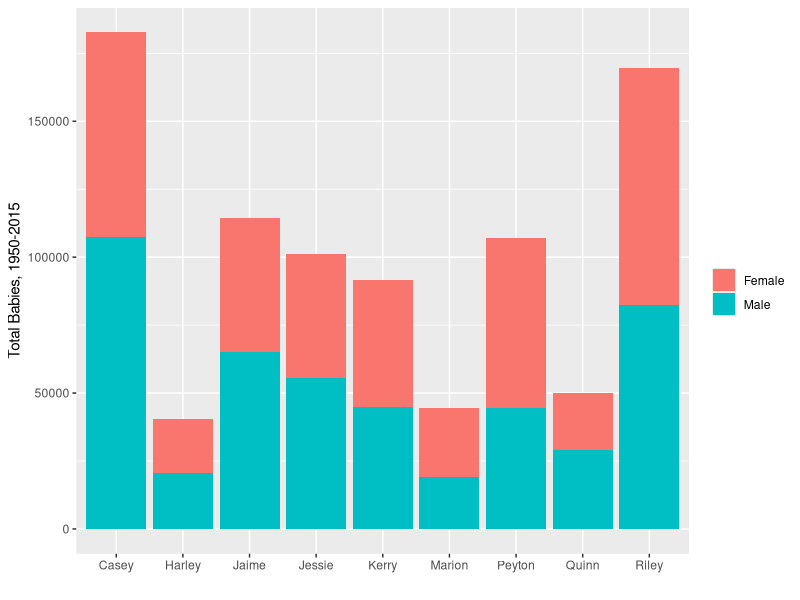
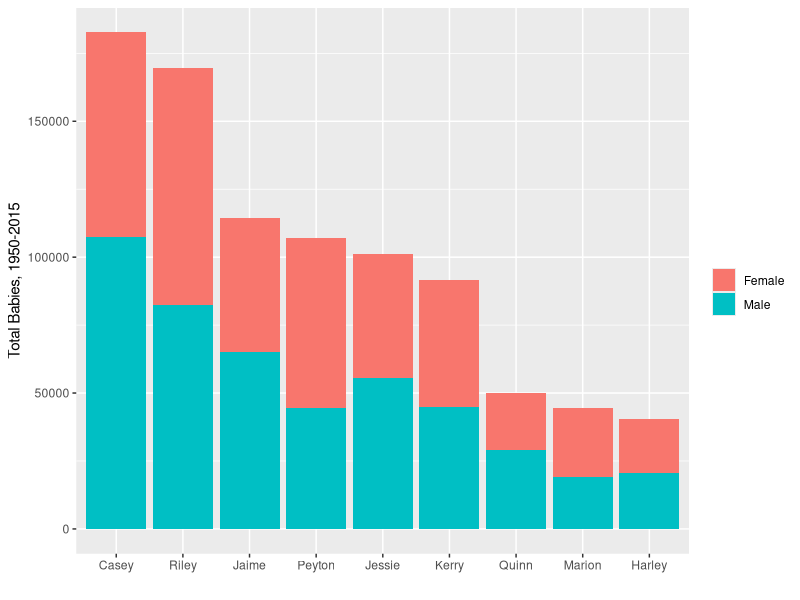
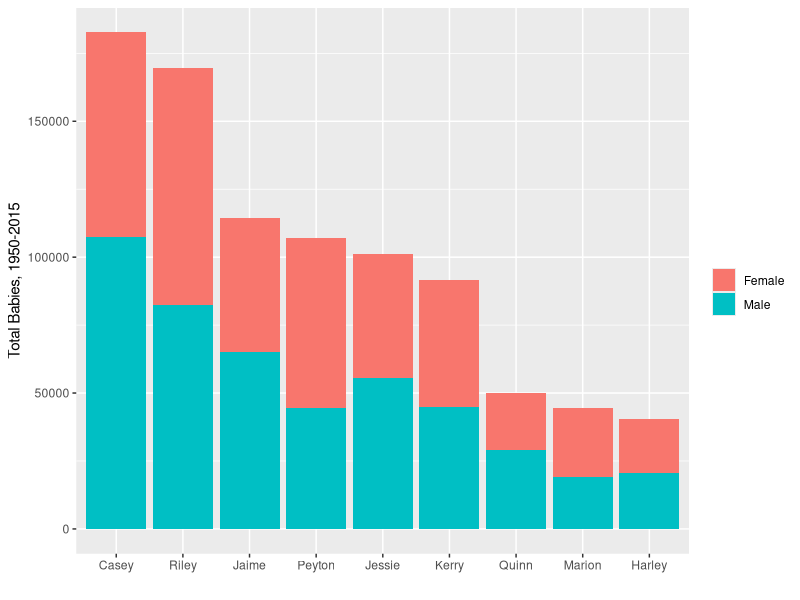

Recreate these plots in R, in order.
# Run the code below to set up the data
# Make a bar plot of the total number of babies with 
# the unisex names by sex

# Bonus: Order the bars by the total number of babies, largest to smallest.
# Hint: You need to order the factor levels before sending the data to the plot.  
# See the function fct_reorder() in the forcats package

library(tidyverse)
unisex_data <- read_csv("data/unisex.csv")
unisex_counts <- unisex_data %>%
  select(-prop) %>%
  group_by(name, sex) %>%
  summarize(total=sum(n)) %>%
  ungroup()
unisex_counts


# Make a bar plot of the total number of babies with 
# the unisex names, colored by sex

ggplot(unisex_counts, aes(x=name, y=total, fill=sex)) + 
  geom_bar(stat="identity") + 
  labs(x="", y="Total Babies, 1950-2015",
       fill="")
  
# Bonus: Order the bars by the total number of babies, largest to smallest.
# Hint: You need to order the factor levels before sending the data to the plot.  
# See the function fct_reorder() in the forcats package

unisex_counts %>%
  mutate(name=fct_reorder(name, total, .desc=TRUE)) %>%
  ggplot(aes(x=name, y=total, fill=sex)) + 
  geom_bar(stat="identity") + 
  labs(x="", y="Total Babies, 1950-2015",
       fill="")

# or
ggplot(unisex_counts, aes(x=fct_reorder(name, total, .desc=TRUE), y=total, fill=sex)) + 
  geom_bar(stat="identity") + 
  labs(x="", y="Total Babies, 1950-2015",
       fill="")



